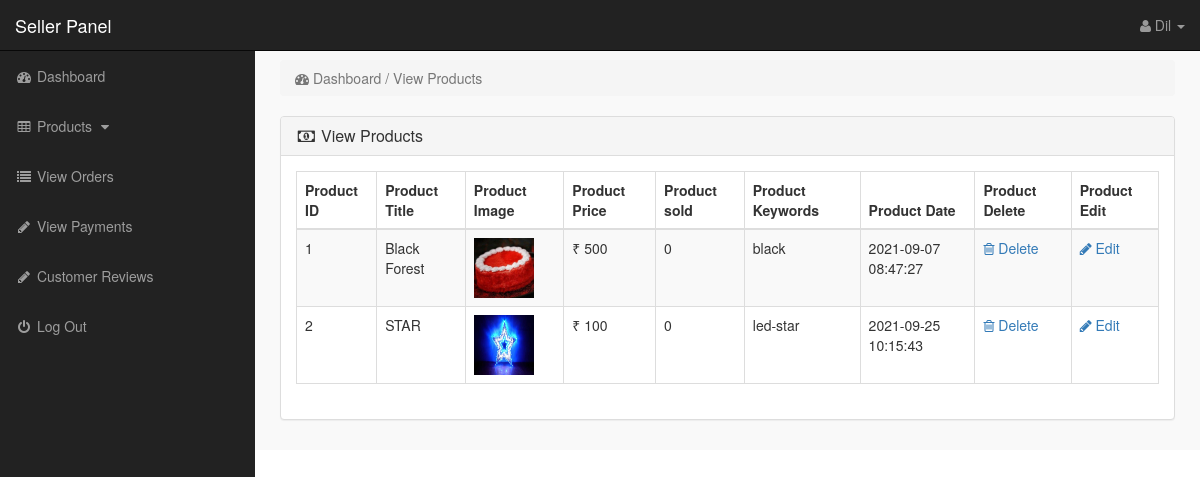
Page /seller-area/index.php?view_products (signed in) on the committed database.
### tables this page shows
CREATE TABLE `seller` (
  `Seller_name` varchar(20) NOT NULL,
  `Seller_email` varchar(50) NOT NULL,
  `Seller_pass` varchar(50) NOT NULL,
  `Seller_id` varchar(15) NOT NULL,
  `Seller_city` varchar(15) NOT NULL,
  `Seller_contact` varchar(20) NOT NULL,
  `Seller_address` varchar(100) NOT NULL,
  `confirm` int(11) NOT NULL
);

CREATE TABLE `products` (
  `product_id` int(10) NOT NULL,
  `Seller_id` varchar(20) NOT NULL,
  `cat_id` int(10) NOT NULL,
  `manufacturer_id` int(10) NOT NULL,
  `date` timestamp NOT NULL DEFAULT current_timestamp() ON UPDATE current_timestamp(),
  `product_title` text NOT NULL,
  `product_url` text NOT NULL,
  `product_img1` text NOT NULL,
  `product_img2` text NOT NULL,
  `product_img3` text NOT NULL,
  `product_price` int(10) NOT NULL,
  `product_weight` text NOT NULL,
  `product_psp_price` int(100) DEFAULT NULL,
  `product_desc` text NOT NULL,
  `product_features` text NOT NULL,
  `product_video` text NOT NULL,
  `product_keywords` text NOT NULL,
  `product_label` text NOT NULL,
  `status` varchar(255) NOT NULL
);

### seller-area/view_products.php (the view)
<?php
if(!isset($_SESSION['seller'])){
echo "<script>window.open('login.php','_self')</script>";
}
else {
?>
<div class="row">
<div class="col-lg-12" >
<ol class="breadcrumb" >
<li class="active" >
<i class="fa fa-dashboard"></i> Dashboard / View Products
</li>
</ol>
</div>
</div>
<div class="row" >
<div class="col-lg-12" >
<div class="panel panel-default" >
<div class="panel-heading" >
<h3 class="panel-title" >
<i class="fa fa-money fa-fw" ></i> View Products
</h3>
</div>
<div class="panel-body" >
<div class="table-responsive" >
<table class="table table-bordered table-hover table-striped" >
<thead>
<tr>
<th>Product ID</th>
<th>Product Title</th>
<th>Product Image</th>
<th>Product Price</th>
<th>Product sold</th>
<th>Product Keywords</th>
<th>Product Date</th>
<th>Product Delete</th>
<th>Product Edit</th>
</tr>
</thead>
<tbody>
<?php
$seller_session = $_SESSION['seller'];
$i = 0;
$get_admin = "select * from seller where Seller_id='$seller_session'";
$run_admin = mysqli_query($con,$get_admin);
$row_admin = mysqli_fetch_array($run_admin);
$seller_id = $row_admin['Seller_id'];
$get_pro = "select * from products where status='product' and Seller_id='$seller_id'";
$run_pro = mysqli_query($con,$get_pro);
while($row_pro=mysqli_fetch_array($run_pro)){
$pro_id = $row_pro['product_id'];
$pro_title = $row_pro['product_title'];
$pro_image = $row_pro['product_img1'];
$pro_price = $row_pro['product_price'];
$pro_keywords = $row_pro['product_keywords'];
$pro_date = $row_pro['date'];
$i++;
?>
<tr>
<td><?php echo $i; ?></td>
<td><?php echo $pro_title; ?></td>
<td><img src="../product_img/<?php echo $pro_image; ?>" width="60" height="60"></td>
<td>₹ <?php echo $pro_price; ?></td>
<td>
<?php
$get_sold = "select * from pending_orders where product_id='$pro_id'";
$run_sold = mysqli_query($con,$get_sold);
$count = mysqli_num_rows($run_sold);
echo $count;
?>
</td>
<td> <?php echo $pro_keywords; ?> </td>
<td><?php echo $pro_date; ?></td>
<td>
<a href="index.php?delete_product=<?php echo $pro_id; ?>">
<i class="fa fa-trash-o"> </i> Delete
</a>
</td>
<td>
<a href="index.php?edit_product=<?php echo $pro_id; ?>">
<i class="fa fa-pencil"> </i> Edit
</a>
</td>
</tr>
<?php } ?>
</tbody>
</table>
</div>
</div>
</div>
</div>
</div>
<?php } ?>

### seller-area/includes/sidebar.php (shortened to what this page needs)
<?php
if(!isset($_SESSION['seller'])){
echo "<script>window.open('login.php','_self')</script>";
}
else {
?>
<nav class="navbar navbar-inverse navbar-fixed-top" >
<div class="navbar-header" >
<a class="navbar-brand" href="index.php?dashboard" >Seller Panel</a>
</div>
<ul class="nav navbar-right top-nav" >
<li class="dropdown" >
<a href="#" class="dropdown-toggle" data-toggle="dropdown" >
<i class="fa fa-user" ></i>
<?php echo $admin_name; ?> <b class="caret" ></b>
</a>
</li>
</ul>
<div class="collapse navbar-collapse navbar-ex1-collapse">
<ul class="nav navbar-nav side-nav">
<li>
<a href="index.php?dashboard">
<i class="fa fa-fw fa-dashboard"></i> Dashboard
</a>
</li>
<li>
<a href="#" data-toggle="collapse" data-target="#products">
<i class="fa fa-fw fa-table"></i> Products
<i class="fa fa-fw fa-caret-down"></i>
</a>
</li>
<li>
<li>
<a href="index.php?view_orders">
<i class="fa fa-fw fa-list"></i> View Orders
</a>
</li>
<li>
<a href="index.php?view_payments">
<i class="fa fa-fw fa-pencil"></i> View Payments
</a>
</li>
<li>
<a href="index.php?view_reviews">
<i class="fa fa-fw fa-pencil"></i> Customer Reviews
</a>
</li>
<li>
<a href="logout.php">
<i class="fa fa-fw fa-power-off"></i> Log Out
</a>
</li>
</ul>
</div>
</nav>
<?php } ?>

### seller-area/css/style.css (style rules this page uses)
body { margin-top:100px; }
@media (min-width: 768px) { body { margin-top:50px; } }
.top-nav { padding:0 15px; }
.top-nav>li { display:inline-block; float:left; }
.top-nav>li>a { padding-top:15px; padding-bottom:15px; line-height:20px; color:#999; }
@media (min-width: 768px) { .side-nav { position:fixed; top:51px; width:255px; border-radius:0; overflow-y:auto; background-color: #222; bottom:0; overflow-x:hidden; padding-bottom:40px; } }
@media (min-width: 768px) { .side-nav>li>a { width:255px; } }
.panel-body { border-radius:5px; }

### rows in the picture
seller: Seller_name "Dil"
products: product_title "Black Forest", product_img1 (picture), product_price "500", count "0", product_keywords "black", date "2021-09-07 08:47:27"
products: product_title "STAR", product_img1 (placeholder picture), product_price "100", count "0", product_keywords "led-star", date "2021-09-25 10:15:43"
